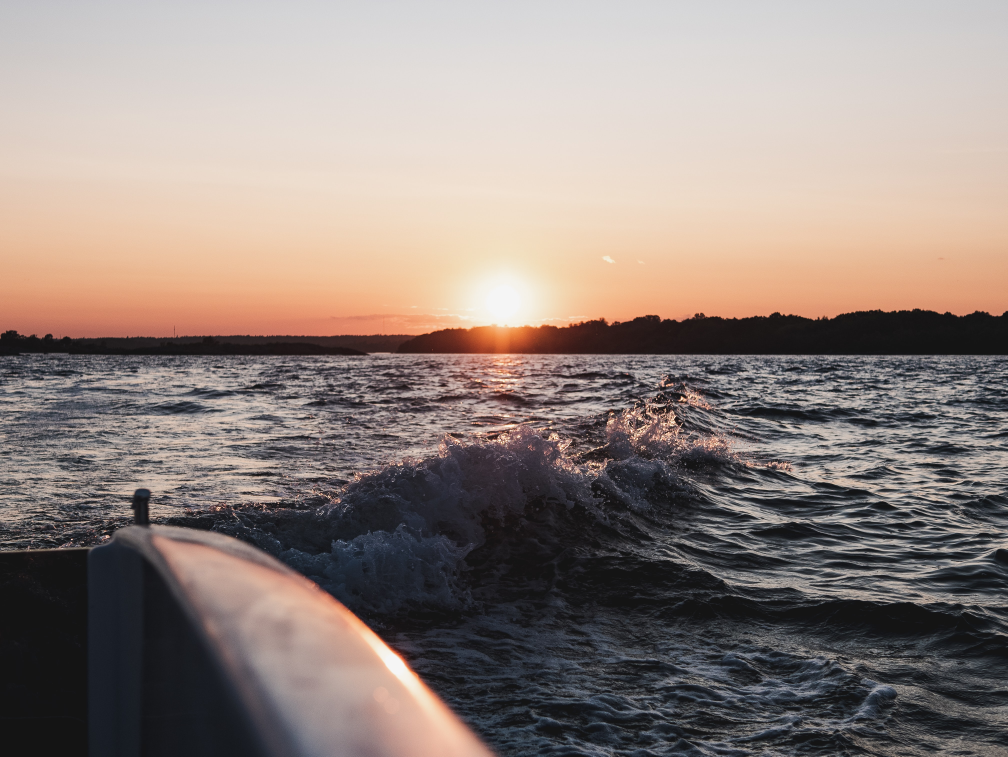
#> input picture resource/sample_img.jpg, 4031 x 3027 px, found by its file name (shown at 1/4 size)
$ python histo_3channel_image.py
#> lines starting #> are read from the running program, lines starting #| are printed output that depends on the picture
import cv2
import numpy as np
from matplotlib import pyplot as plt
#Histograms
#A histogram is a representation of distribution of values of a dataset.

#load an image from the disk
img = cv2.imread('F://TE_PBL//resource//sample_img.jpg')
#> img is the input picture: shape (3027, 4031, 3); mean B, G, R 125.9, 131.7, 144.9
#resize for processing
img = cv2.resize(img, (300,300))
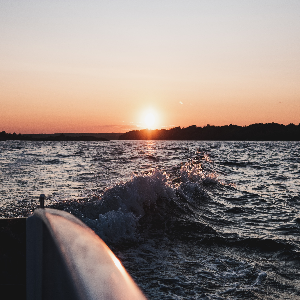
#> img: shape (300, 300, 3); mean B, G, R 125.6, 131.5, 144.6

cv2.imshow('WIN', img)
#make a histogram having 256 bins (intervals) representing values in range 0-255
#img.ravel() to flatten the 2D array to 1D array

for i in range(3):
    histo = cv2.calcHist([img],[i],None,[256],[0,256])
    plt.plot(histo)

plt.hist(img.ravel(), 256, [0,255])
#render the histogram
plt.show()
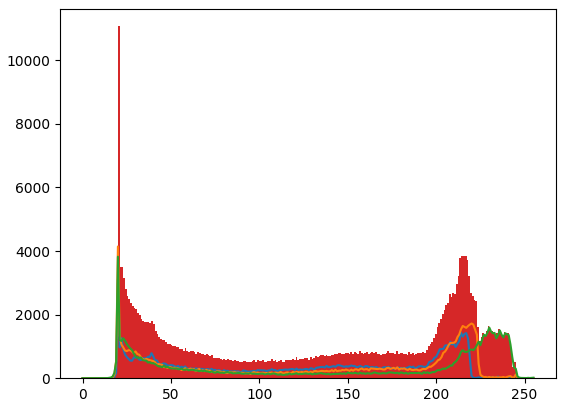
#> figure drawn by matplotlib, 1 panel; tallest bar 11073 high, from x = 19.92 to 20.92; curve peaks at x = 20, y = 3109; curve peaks at x = 20, y = 4142; curve peaks at x = 20, y = 3822
